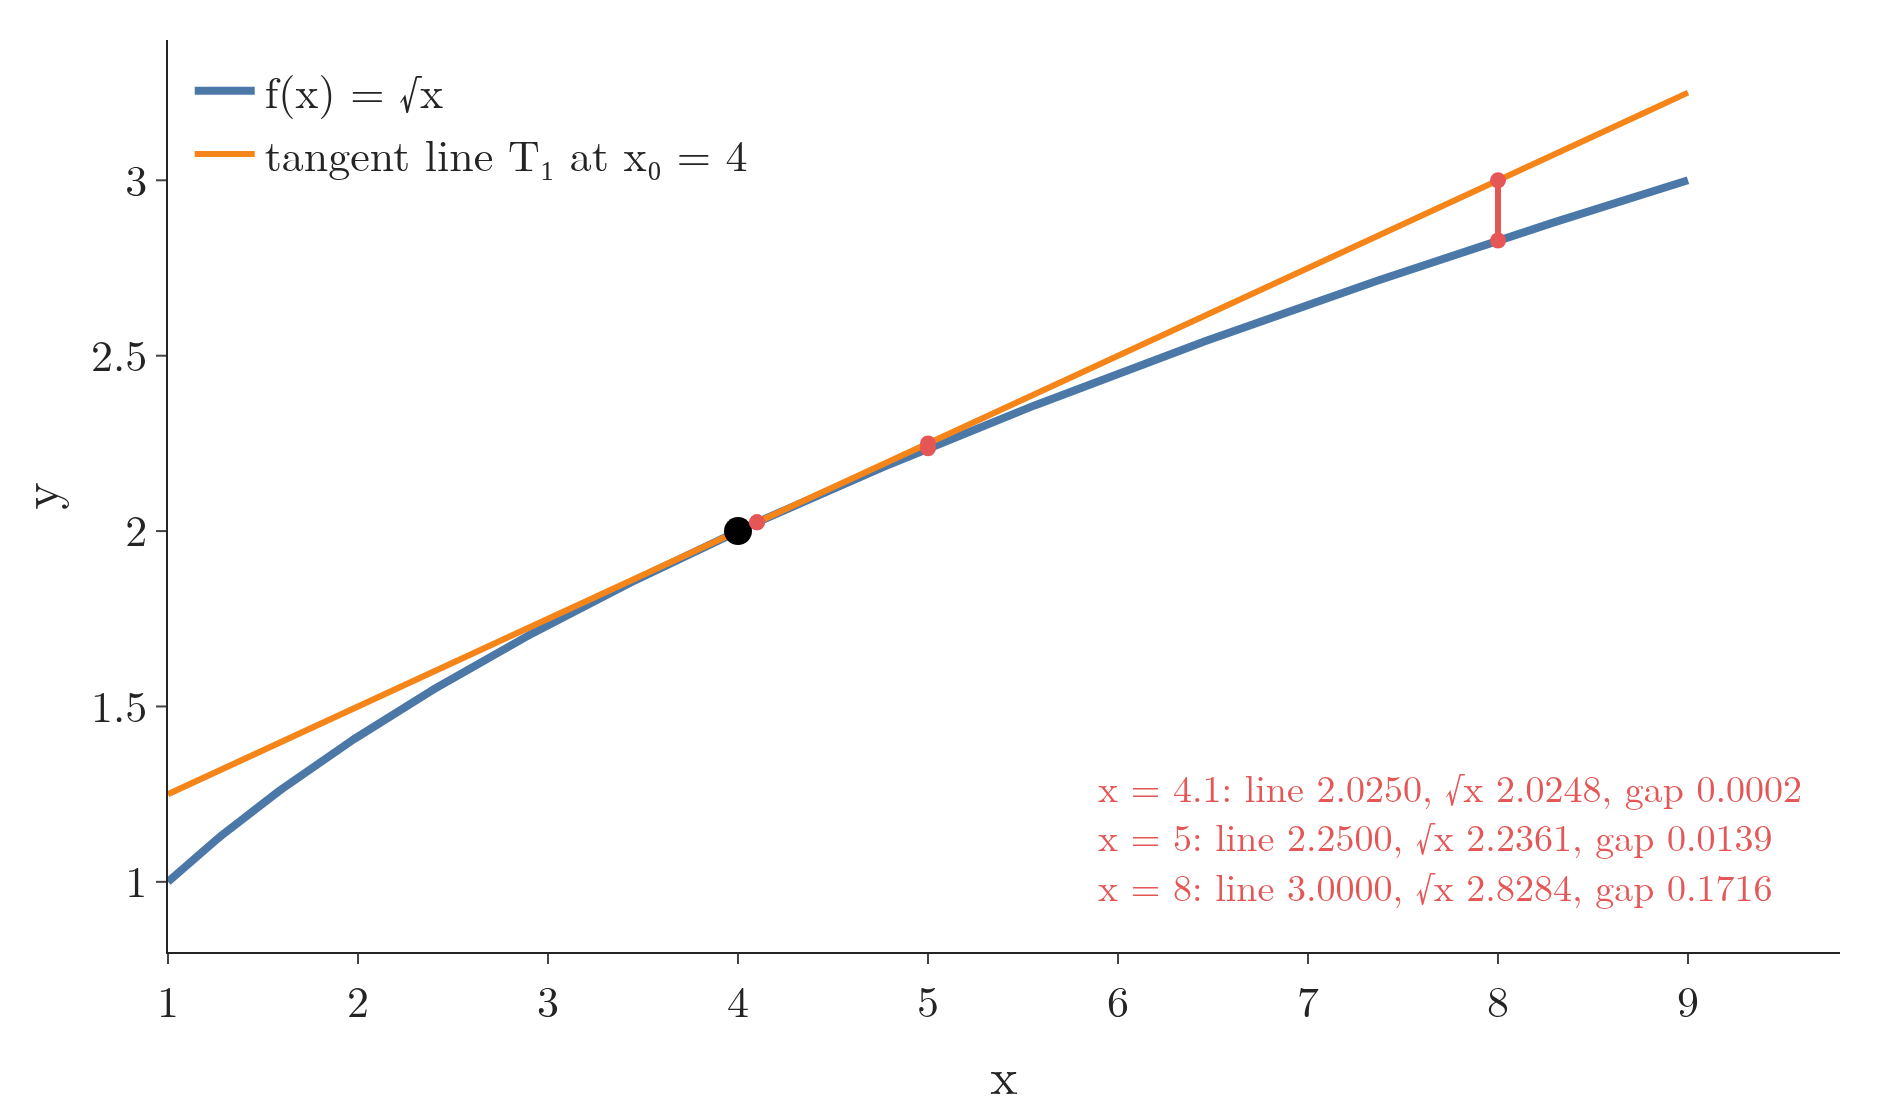

This chart was generated by the following Python code:
"""Linearisation (Plotly): sqrt(x) and its tangent line at x0 = 4, T1(x) = 2 + 0.25 (x - 4). At x = 4.1 the line gives
2.025 (true 2.0248); at x = 5 it gives 2.25 (true 2.2361): the gap grows with the distance from x0."""
from pathlib import Path
import numpy as np
import plotly.graph_objects as go
from gifkit import BLUE, FONT, ORANGE, RED

here = Path(__file__).parent
T1 = lambda x: 2 + 0.25 * (x - 4)
assert (round(T1(4.1), 3), round(np.sqrt(4.1), 4), T1(5), round(np.sqrt(5), 4)) == (2.025, 2.0248, 2.25, 2.2361)
xs = np.linspace(1, 9, 400)
fig = go.Figure([go.Scatter(x=xs, y=np.sqrt(xs), mode="lines", line=dict(color=BLUE, width=4), name="f(x) = √x"),
                 go.Scatter(x=xs, y=T1(xs), mode="lines", line=dict(color=ORANGE, width=3), name="tangent line T₁ at x₀ = 4")])
fig.add_scatter(x=[4], y=[2], mode="markers", marker=dict(size=14, color="black"), showlegend=False)
for x in (4.1, 5, 8):
    fig.add_scatter(x=[x, x], y=[np.sqrt(x), T1(x)], mode="lines+markers", line=dict(color=RED, width=3),
                    marker=dict(size=8, color=RED), showlegend=False)
fig.add_annotation(x=0.98, y=0.04, xref="paper", yref="paper", xanchor="right", yanchor="bottom", showarrow=False,
                   align="left", font=dict(size=19, color=RED), bgcolor="white",
                   text="<br>".join(f"x = {x}: line {T1(x):.4f}, √x {np.sqrt(x):.4f}, gap {T1(x) - np.sqrt(x):.4f}"
                                    for x in (4.1, 5, 8)))
fig.update_layout(template="simple_white", width=950, height=560, font=FONT,
                  xaxis=dict(title="x", range=[1, 9.8]), yaxis=dict(title="y", range=[0.8, 3.4]),
                  legend=dict(x=0.01, y=0.99), margin=dict(l=70, r=30, t=20, b=70))
fig.write_image(here / "linearise_sqrt.png", scale=2)
